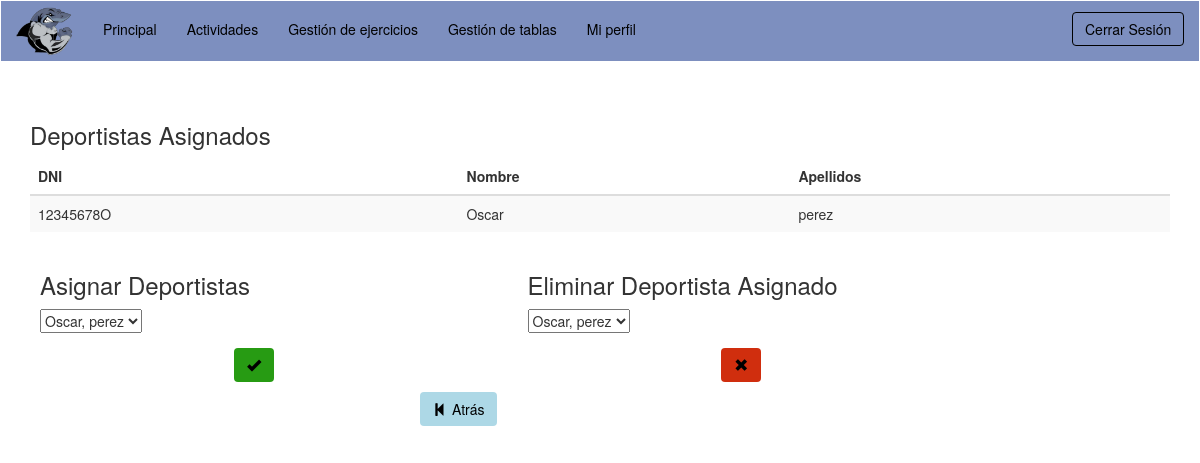
Screenshot of /vistas/v_asignarTablaPEF.php?id=100 (signed in) with the database file from the repository.
### tables this page shows
CREATE TABLE `usuario` (
  `DNI` varchar(9) NOT NULL,
  `nombre` varchar(45) NOT NULL,
  `apellidos` varchar(45) NOT NULL,
  `email` varchar(45) DEFAULT NULL,
  `password` varchar(50) NOT NULL,
  `tipo` varchar(20) NOT NULL,
  `tipoDeportista` varchar(10) DEFAULT NULL
);

### modelos/m_gestionarUsuarios.php (called while the page is built, shortened)
  <?php
  class m_gestionarUsuarios{
    public function getDeportistasPEF(){
      $bd = conexion_BD();
      $sql = "SELECT * FROM usuario where tipo='Deportista' and tipoDeportista='PEF'";
      $result = mysqli_query($bd, $sql);
      return $result;
    }
}
  ?>

### controladores/c_usuario.php (called while the page is built, shortened)
<?php
require_once '../modelos/m_gestionarUsuarios.php';
class c_usuario
{
  public static function getDeportistasPEF(){
    $modelo_gestionarUsuarios = new m_gestionarUsuarios();
    return $modelo_gestionarUsuarios->getDeportistasPEF();
  }
}
?>

### modelos/m_gestionarTablas.php (called while the page is built, shortened)
<?php
  class m_gestionarTablas{
    public function getDeportistasAsignados($id){
      $bd = conexion_BD();
      $sql = "SELECT * FROM usuario U, deportista_tiene_tabla T WHERE T.Tabla_idTabla='".$id."'  AND U.DNI = T.Usuario_DNI";
      $result = mysqli_query($bd, $sql);
      return $result;
    }
  }
  ?>

### controladores/c_tabla.php (called while the page is built, shortened)
<?php
require_once '../modelos/m_gestionarTablas.php';
class c_tabla
{
  public static function getDeportistasAsignados($id){
    $modelo_gestionarTablas = new m_gestionarTablas();
     return $modelo_gestionarTablas->getDeportistasAsignados($id);
  }
}
?>

### vistas/v_asignarTablaPEF.php (the view, shortened to what this page needs)
<?php
  require_once '../controladores/c_usuario.php';
  require_once '../controladores/c_tabla.php';
  $idTabla = $_GET['id'];
  $result = c_tabla::getDeportistasAsignados($idTabla);
  $result2 = c_usuario::getDeportistasPEF();
  if(isset($_SESSION['userID'])  && $_SESSION['connected'] == true && $_SESSION['userType'] == 'Entrenador')
    {
?>
<!DOCTYPE html>
<html lang="en">
  <head>
    <link href="../css/bootstrap.min.css" rel="stylesheet">
    <link href="../css/navbar2.css" rel="stylesheet">
    <link href="../css/botonesGestionar.css" rel="stylesheet">
  </head>
  <body>
    <header>
      <nav class="navbar navbar-default1">
      <div class="container-fluid">
        <div class="navbar-header">
          <a class="navbar-brand" href="#"><img src="../images/navbar-footer/tiburonlogo.png" style="margin-top:-10px;"></img></a>
        </div>
          <div class="collapse navbar-collapse" id="bs-example-navbar-collapse-1" style="margin-top: 3px;">
          <ul class="nav navbar-nav">
            <li><a href="../vistas/v_entrenador.php">Principal</a></li>
            <li><a href="../vistas/v_gestionarActividades.php">Actividades</a></li>
            <li><a href="../vistas/v_gestionarEjercicios.php">Gestión de ejercicios</a></li>
            <li><a href="../vistas/v_gestionarTablas.php">Gestión de tablas</a></li>
            <li><a href="../vistas/v_verPerfil.php">Mi perfil</a></li>
          </ul>
    <ul class="nav navbar-nav navbar-right">
      <div class="form-group">
        <button id="modalButton" type="button" class="btn btn-default1" data-toggle="modal" data-target=".bs-example-modal-sm" style="margin-left: 10px;">Cerrar Sesi&oacuten</button>
      </div>
    </ul>
</nav>
</header>
    <div class="container">
       <div class="row" style="margin-top: 20px; margin-bottom: 10px;">
        <div class="table-responsive col-xs-12 col-sm-12 col-md-12 col-lg-12">
         <h3>Deportistas Asignados</h3>
          <table class="table table-striped">
           <thead>
              <tr>
                <th>DNI</th>
                <th>Nombre</th>
                <th>Apellidos</th>
              </tr>
            </thead>
            <tbody>
              <?php
              if($result!=null){
                foreach ($result as $usuario) {
               ?>
              <tr>
                <td><?php echo $usuario['DNI']; ?></td>
                <td><?php echo $usuario['nombre']; ?></td>
                <td><?php echo $usuario['apellidos']; ?></td>
              </tr>
              <?php
                }
              }
              ?>
            </tbody>
          </table>
      </div>
      <div id="container-formulario" class="col-xs-12 col-sm-5 col-md-5 col-lg-5">
        <form action="../controladores/c_tabla.php?var=5#" method="POST" style="margin:10px;">
          <h3>Asignar Deportistas</h3>
          <div class="form-group">
                  <select name="DNI">
                  <?php
                  if($result2!=null){
                    foreach ($result2 as $usuario2) {
                  ?>
                    <option value="<?php echo $usuario2['DNI'];?>"><?php echo $usuario2['nombre'];?>, <?php echo $usuario2['apellidos'];?></option>
                  <?php
                    }
                  }
                  ?>
                  </select>
          </div>
          <p style="text-align:center">
          <button type="submit" name="submit" class="btn btn-default2" id="botonGuardarCambios" style="margin-right: 10px;">
            <span class="glyphicon glyphicon-ok">
          </button>
        </form>
      </div>
      <div id="container-formulario" class="col-xs-12 col-sm-5 col-md-5 col-lg-5">
        <form action="../controladores/c_tabla.php?var=6#" method="POST" style="margin:10px;">
          <h3>Eliminar Deportista Asignado</h3>
          <div class="form-group">
                  <select name="DNI">
                  <?php
                  if($result!=null){
                    foreach ($result as $usuario3) {
                  ?>
                    <option value="<?php echo $usuario3['DNI'];?>"><?php echo $usuario3['nombre'];?>, <?php echo $usuario3['apellidos'];?></option>
                  <?php
                    }
                  }
                  ?>
                  </select>
          </div>
          <p style="text-align:center">
          <button type="submit" name="submit" class="btn btn-default2" id="botonEliminar" style="margin-right: 10px;">
            <span class="glyphicon glyphicon-remove"></span>
          </button>
        </form>
      </div>
      <div class="col-xs-12 col-sm-4 col-md-4 col-lg-4">
        <a href="v_gestionarTablas.php" style="text-decoration: none;"><button type="button" class="btn btn-default2" id="botonAtras"><span class="glyphicon glyphicon-step-backward" style="margin-right: 5px;"></span>Atr&aacutes</button>
      </div>
    </div>
    </div>
  </body>
</html>
<?php
}
?>

### css/navbar2.css (style rules this page uses)
.container-fluid, #ulDrop { background-color: #7d8fbf; color: black; }
a { color: black; }
#modalButton { margin-top: 8px; color: 7d8fbf; border-color:black; }
button.btn.btn-default1 { display: inline-block; vertical-align: middle; -webkit-transform: perspective(1px) translateZ(0); transform: perspective(1px) translateZ(0); box-shadow: 0 0 1px transparent; position: relative; overflow: hidden; background-color: transparent; border-style: solid; border-color: black; }
button.btn.btn-default1:before { content: ""; position: absolute; z-index: -1; left: 0; right: 100%; top: 0; background: #FFF; height: 4px; -webkit-transition-property: right; transition-property: right; -webkit-transition-duration: 0.3s; transition-duration: 0.3s; -webkit-transition-timing-function: ease-out; transition-timing-function: ease-out; }

### css/botonesGestionar.css (style rules this page uses)
#botonEliminar { background-color: #D02E0E; color: black; }
#botonGuardarCambios { background-color: #279B13; color: black; }
#botonAtras { background-color: lightblue; color: black; }

### rows the page displays
usuario: DNI "12345678O", nombre "Oscar", apellidos "perez"

### other values shown
form field DNI "Oscar, perez"
